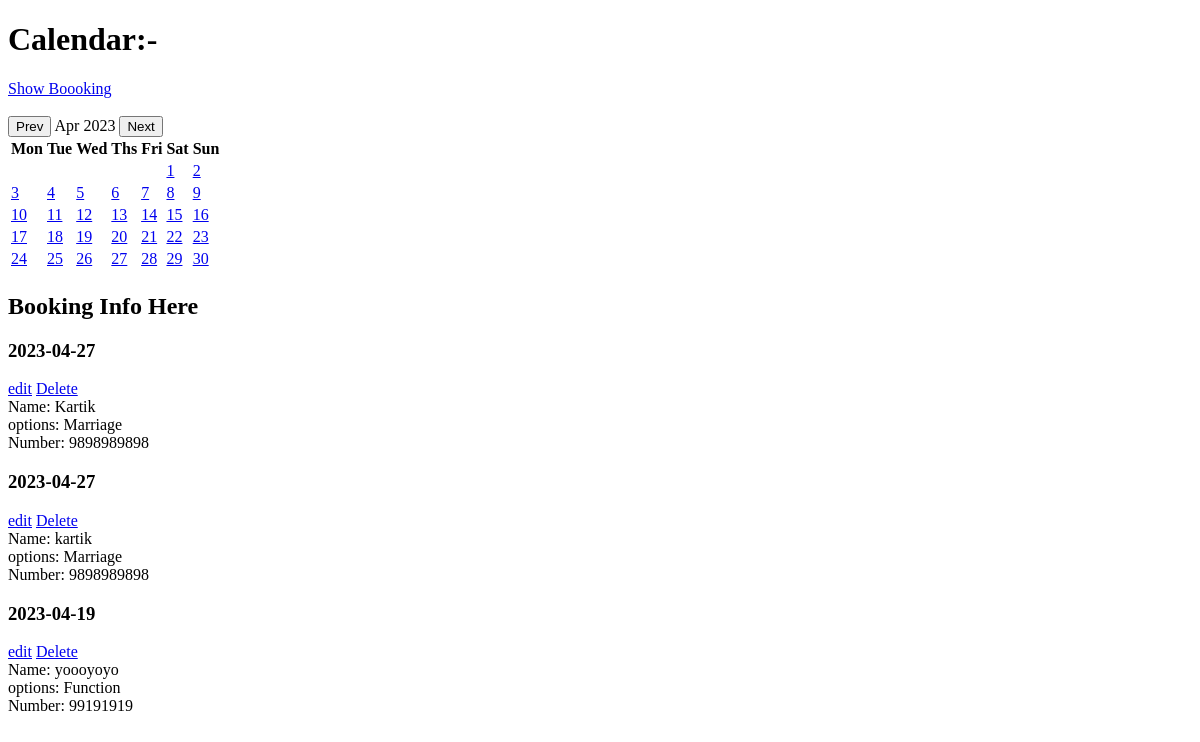
Page /showBooking on the earlier database version.
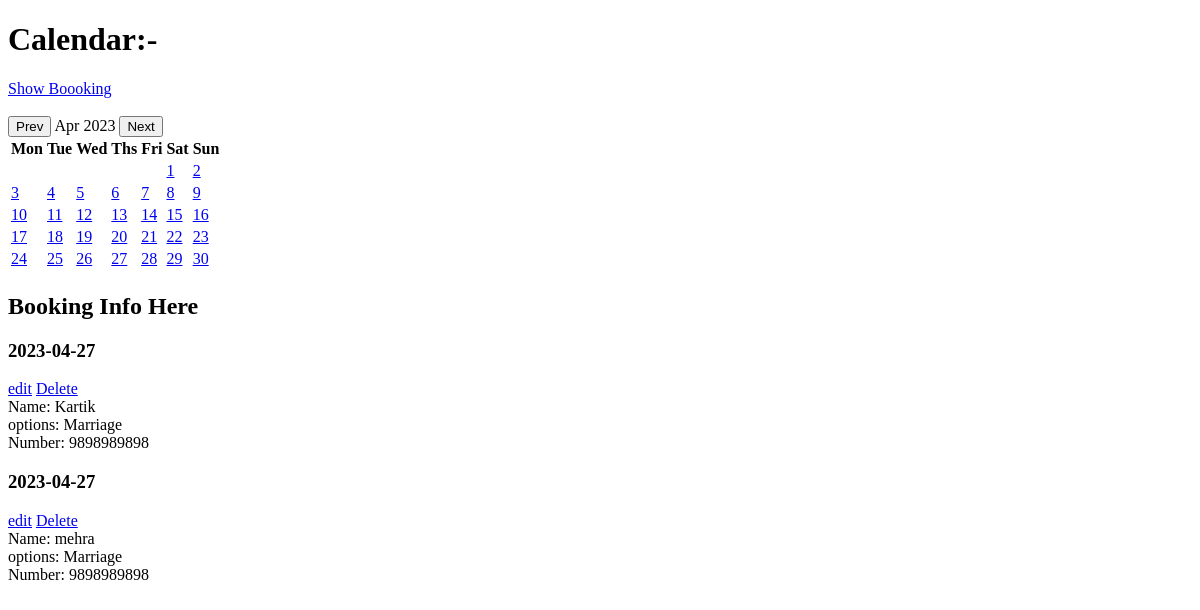
Same page on the later database version.
### tables this page shows
CREATE TABLE info (
	"Id" INTEGER NOT NULL, 
	dated VARCHAR(50), 
	"Option" VARCHAR(50), 
	name VARCHAR(50), 
	number INTEGER, 
	PRIMARY KEY ("Id")
);

### app.py (the view)
@app.route('/showBooking')
def booking():
    result = engin.execute('SELECT * FROM info')
    show = result.fetchall()
    return render_template('showBooking.html', books=show)

### templates/showBooking.html (shortened to what this page needs)
{% extends "myindex.html"%}
{% block booking %}
<h2>Booking Info Here </h2>
{% for book in books%}
    <h3>{{ book.dated }}</h3>
    <a href="{{ url_for('editHere', Id = book.Id)}}">edit</a>
    <a href="{{ url_for('deleteHere', Id = book.Id)}}">Delete</a>
    <br>
    <label for="name">Name: {{book.name}}</label>
    <br>
    <label for="opts">options: {{book.Option}}</label>
    <br>
    <label for="Number">Number: {{book.number}}</label>
{% endfor %}
{% endblock%}

Differences in the rows shown:
removed info: dated "2023-04-19", name "yoooyoyo", Option "Function", number "99191919"
changed info: name "kartik" → "mehra"
